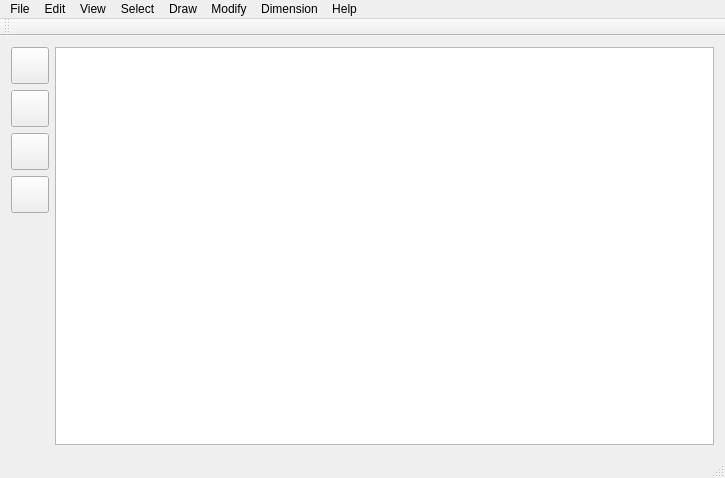
<?xml version="1.0" encoding="UTF-8"?>
<ui version="4.0">
 <class>MainWindow</class>
 <widget class="QMainWindow" name="MainWindow">
  <property name="geometry">
   <rect>
    <x>0</x>
    <y>0</y>
    <width>725</width>
    <height>478</height>
   </rect>
  </property>
  <property name="mouseTracking">
   <bool>true</bool>
  </property>
  <property name="windowTitle">
   <string>MainWindow</string>
  </property>
  <widget class="QWidget" name="centralWidget">
   <layout class="QGridLayout" name="gridLayout">
    <item row="0" column="0">
     <layout class="QVBoxLayout" name="verticalLayout">
      <item>
       <widget class="QToolButton" name="pointButton">
        <property name="toolTip">
         <string>Point</string>
        </property>
        <property name="toolTipDuration">
         <number>200000</number>
        </property>
        <property name="text">
         <string/>
        </property>
        <property name="icon">
         <iconset resource="images.qrc">
          <normaloff>:/res/points.png</normaloff>:/res/points.png</iconset>
        </property>
        <property name="iconSize">
         <size>
          <width>30</width>
          <height>30</height>
         </size>
        </property>
        <property name="checkable">
         <bool>false</bool>
        </property>
        <property name="autoRepeat">
         <bool>false</bool>
        </property>
       </widget>
      </item>
      <item>
       <widget class="QToolButton" name="lineButton">
        <property name="toolTip">
         <string>Line</string>
        </property>
        <property name="toolTipDuration">
         <number>200000</number>
        </property>
        <property name="text">
         <string/>
        </property>
        <property name="icon">
         <iconset resource="images.qrc">
          <normaloff>:/res/line.png</normaloff>:/res/line.png</iconset>
        </property>
        <property name="iconSize">
         <size>
          <width>30</width>
          <height>30</height>
         </size>
        </property>
       </widget>
      </item>
      <item>
       <widget class="QToolButton" name="circleButton">
        <property name="toolTip">
         <string>Circle</string>
        </property>
        <property name="toolTipDuration">
         <number>200000</number>
        </property>
        <property name="text">
         <string/>
        </property>
        <property name="icon">
         <iconset resource="images.qrc">
          <normaloff>:/res/circles.png</normaloff>:/res/circles.png</iconset>
        </property>
        <property name="iconSize">
         <size>
          <width>30</width>
          <height>30</height>
         </size>
        </property>
       </widget>
      </item>
      <item>
       <widget class="QToolButton" name="ellipseButton">
        <property name="toolTip">
         <string>Ellipse</string>
        </property>
        <property name="toolTipDuration">
         <number>200000</number>
        </property>
        <property name="text">
         <string/>
        </property>
        <property name="icon">
         <iconset resource="images.qrc">
          <normaloff>:/res/ellipse.png</normaloff>:/res/ellipse.png</iconset>
        </property>
        <property name="iconSize">
         <size>
          <width>30</width>
          <height>30</height>
         </size>
        </property>
       </widget>
      </item>
      <item>
       <spacer name="verticalSpacer">
        <property name="orientation">
         <enum>Qt::Vertical</enum>
        </property>
        <property name="sizeHint" stdset="0">
         <size>
          <width>20</width>
          <height>40</height>
         </size>
        </property>
       </spacer>
      </item>
     </layout>
    </item>
    <item row="0" column="1">
     <widget class="QGraphicsView" name="graphicsView"/>
    </item>
   </layout>
  </widget>
  <widget class="QMenuBar" name="menuBar">
   <property name="geometry">
    <rect>
     <x>0</x>
     <y>0</y>
     <width>725</width>
     <height>20</height>
    </rect>
   </property>
   <widget class="QMenu" name="menuFile">
    <property name="title">
     <string>File</string>
    </property>
    <addaction name="actionNew"/>
    <addaction name="actionOpen"/>
    <addaction name="actionSave"/>
    <addaction name="actionSave_As"/>
    <addaction name="actionImport"/>
    <addaction name="actionExport"/>
    <addaction name="actionClose"/>
    <addaction name="separator"/>
    <addaction name="actionPrint"/>
    <addaction name="actionPrintPreview"/>
    <addaction name="separator"/>
    <addaction name="actionQuit"/>
   </widget>
   <widget class="QMenu" name="menuEdit">
    <property name="title">
     <string>Edit</string>
    </property>
    <addaction name="actionUndo"/>
    <addaction name="actionReso"/>
    <addaction name="separator"/>
    <addaction name="actionCut"/>
    <addaction name="actionCopy"/>
    <addaction name="actionPaste"/>
    <addaction name="separator"/>
    <addaction name="actionEdit_Preferences"/>
   </widget>
   <widget class="QMenu" name="menuView">
    <property name="enabled">
     <bool>true</bool>
    </property>
    <property name="title">
     <string>View</string>
    </property>
    <widget class="QMenu" name="menuToolbars">
     <property name="title">
      <string>Toolbars</string>
     </property>
     <addaction name="actionLayers"/>
     <addaction name="actionBlocks"/>
    </widget>
    <addaction name="actionGrid"/>
    <addaction name="actionZoom_In"/>
    <addaction name="actionZoom_Out"/>
    <addaction name="actionPrevious_View"/>
    <addaction name="actionWindows_Zoon"/>
    <addaction name="actionZoom_Panning"/>
    <addaction name="separator"/>
    <addaction name="actionStatus_Bar"/>
    <addaction name="menuToolbars"/>
   </widget>
   <widget class="QMenu" name="menuSelect">
    <property name="title">
     <string>Select</string>
    </property>
    <addaction name="actionSelect_All"/>
    <addaction name="actionDeselect_All"/>
    <addaction name="actionSelect_Entity"/>
    <addaction name="action_De_elect_Contour"/>
    <addaction name="actionSelect_Window"/>
    <addaction name="actionDeselect_Window"/>
    <addaction name="actionInverted_Selection"/>
    <addaction name="actionSelect_Intersected_Entities"/>
    <addaction name="actionDeselect_Intersected_Entities"/>
    <addaction name="action_De_Select_Layer"/>
   </widget>
   <widget class="QMenu" name="menuDraw">
    <property name="title">
     <string>Draw</string>
    </property>
    <addaction name="actionPoints"/>
    <addaction name="actionLine"/>
    <addaction name="actionArc"/>
    <addaction name="actionCircle"/>
    <addaction name="actionEllipse"/>
    <addaction name="actionSpline"/>
    <addaction name="actionPolyline"/>
    <addaction name="actionMText"/>
    <addaction name="actionText"/>
    <addaction name="actionHatch"/>
    <addaction name="actionInsert_Image"/>
   </widget>
   <widget class="QMenu" name="menuModify">
    <property name="title">
     <string>Modify</string>
    </property>
    <addaction name="actionMove_Copy"/>
    <addaction name="actionRotate"/>
    <addaction name="actionScale"/>
    <addaction name="actionMirror"/>
    <addaction name="actionMove_and_Rotate"/>
    <addaction name="actionRotate_Two"/>
    <addaction name="actionRevert_Direction"/>
    <addaction name="actionTrim"/>
    <addaction name="actionTrim_Two"/>
    <addaction name="actionLengthen"/>
    <addaction name="actionBevel"/>
    <addaction name="actionRound"/>
    <addaction name="actionDivid"/>
    <addaction name="actionStretch"/>
    <addaction name="actionProperties"/>
    <addaction name="actionAttributes"/>
    <addaction name="actionDelete"/>
    <addaction name="actionDelete_Selected"/>
    <addaction name="actionExplode"/>
    <addaction name="actionAlign"/>
   </widget>
   <widget class="QMenu" name="menuDimension">
    <property name="title">
     <string>Dimension</string>
    </property>
    <addaction name="actionAligned"/>
    <addaction name="actionLinear"/>
    <addaction name="actionHorizontal"/>
    <addaction name="actionVertical"/>
    <addaction name="actionRadial"/>
    <addaction name="actionDiametric"/>
    <addaction name="actionAngular"/>
    <addaction name="actionLeader"/>
   </widget>
   <widget class="QMenu" name="menuHelp">
    <property name="title">
     <string>Help</string>
    </property>
    <addaction name="actionManual"/>
    <addaction name="actionAbout"/>
   </widget>
   <addaction name="menuFile"/>
   <addaction name="menuEdit"/>
   <addaction name="menuView"/>
   <addaction name="menuSelect"/>
   <addaction name="menuDraw"/>
   <addaction name="menuModify"/>
   <addaction name="menuDimension"/>
   <addaction name="menuHelp"/>
  </widget>
  <widget class="QToolBar" name="mainToolBar">
   <attribute name="toolBarArea">
    <enum>TopToolBarArea</enum>
   </attribute>
   <attribute name="toolBarBreak">
    <bool>false</bool>
   </attribute>
  </widget>
  <widget class="QStatusBar" name="statusBar"/>
  <action name="actionNew">
   <property name="enabled">
    <bool>true</bool>
   </property>
   <property name="text">
    <string>New</string>
   </property>
  </action>
  <action name="actionOpen">
   <property name="enabled">
    <bool>true</bool>
   </property>
   <property name="text">
    <string>Open</string>
   </property>
  </action>
  <action name="actionSave">
   <property name="enabled">
    <bool>true</bool>
   </property>
   <property name="text">
    <string>Save</string>
   </property>
  </action>
  <action name="actionSave_As">
   <property name="enabled">
    <bool>false</bool>
   </property>
   <property name="text">
    <string>Save As</string>
   </property>
  </action>
  <action name="actionImport">
   <property name="enabled">
    <bool>false</bool>
   </property>
   <property name="text">
    <string>Export</string>
   </property>
  </action>
  <action name="actionExport">
   <property name="enabled">
    <bool>false</bool>
   </property>
   <property name="text">
    <string>Import</string>
   </property>
  </action>
  <action name="actionClose">
   <property name="enabled">
    <bool>false</bool>
   </property>
   <property name="text">
    <string>Close</string>
   </property>
  </action>
  <action name="actionPrint">
   <property name="enabled">
    <bool>true</bool>
   </property>
   <property name="text">
    <string>Print </string>
   </property>
  </action>
  <action name="actionPrintPreview">
   <property name="enabled">
    <bool>true</bool>
   </property>
   <property name="text">
    <string>Print Preview</string>
   </property>
  </action>
  <action name="actionUndo">
   <property name="enabled">
    <bool>false</bool>
   </property>
   <property name="text">
    <string>Undo</string>
   </property>
  </action>
  <action name="actionReso">
   <property name="enabled">
    <bool>false</bool>
   </property>
   <property name="text">
    <string>Redo</string>
   </property>
  </action>
  <action name="actionCut">
   <property name="enabled">
    <bool>false</bool>
   </property>
   <property name="text">
    <string>Cut </string>
   </property>
  </action>
  <action name="actionCopy">
   <property name="enabled">
    <bool>false</bool>
   </property>
   <property name="text">
    <string>Copy</string>
   </property>
  </action>
  <action name="actionPaste">
   <property name="enabled">
    <bool>false</bool>
   </property>
   <property name="text">
    <string>Paste</string>
   </property>
  </action>
  <action name="actionEdit_Preferences">
   <property name="enabled">
    <bool>false</bool>
   </property>
   <property name="text">
    <string>Edit Preferences</string>
   </property>
  </action>
  <action name="actionGrid">
   <property name="enabled">
    <bool>false</bool>
   </property>
   <property name="text">
    <string>Grid</string>
   </property>
  </action>
  <action name="actionZoom_In">
   <property name="enabled">
    <bool>true</bool>
   </property>
   <property name="text">
    <string>Zoom In</string>
   </property>
  </action>
  <action name="actionZoom_Out">
   <property name="enabled">
    <bool>true</bool>
   </property>
   <property name="text">
    <string>Zoom Out</string>
   </property>
  </action>
  <action name="actionPrevious_View">
   <property name="enabled">
    <bool>false</bool>
   </property>
   <property name="text">
    <string>Previous View</string>
   </property>
  </action>
  <action name="actionWindows_Zoon">
   <property name="enabled">
    <bool>false</bool>
   </property>
   <property name="text">
    <string>Windows Zoom</string>
   </property>
  </action>
  <action name="actionZoom_Panning">
   <property name="enabled">
    <bool>false</bool>
   </property>
   <property name="text">
    <string>Zoom Panning</string>
   </property>
  </action>
  <action name="actionStatus_Bar">
   <property name="enabled">
    <bool>false</bool>
   </property>
   <property name="text">
    <string>Status Bar</string>
   </property>
  </action>
  <action name="actionLayers">
   <property name="enabled">
    <bool>false</bool>
   </property>
   <property name="text">
    <string>Layers</string>
   </property>
  </action>
  <action name="actionBlocks">
   <property name="enabled">
    <bool>false</bool>
   </property>
   <property name="text">
    <string>Blocks</string>
   </property>
  </action>
  <action name="actionSelect_All">
   <property name="enabled">
    <bool>false</bool>
   </property>
   <property name="text">
    <string>Select All</string>
   </property>
  </action>
  <action name="actionDeselect_All">
   <property name="enabled">
    <bool>false</bool>
   </property>
   <property name="text">
    <string>Deselect All</string>
   </property>
  </action>
  <action name="actionSelect_Entity">
   <property name="enabled">
    <bool>false</bool>
   </property>
   <property name="text">
    <string>Select Entity</string>
   </property>
  </action>
  <action name="action_De_elect_Contour">
   <property name="enabled">
    <bool>false</bool>
   </property>
   <property name="text">
    <string>(De)-elect Contour</string>
   </property>
  </action>
  <action name="actionSelect_Window">
   <property name="enabled">
    <bool>false</bool>
   </property>
   <property name="text">
    <string>Select Window</string>
   </property>
  </action>
  <action name="actionDeselect_Window">
   <property name="enabled">
    <bool>false</bool>
   </property>
   <property name="text">
    <string>Deselect Window</string>
   </property>
  </action>
  <action name="actionInverted_Selection">
   <property name="enabled">
    <bool>false</bool>
   </property>
   <property name="text">
    <string>Inverted Selection</string>
   </property>
  </action>
  <action name="actionSelect_Intersected_Entities">
   <property name="enabled">
    <bool>false</bool>
   </property>
   <property name="text">
    <string>Select Intersected Entities</string>
   </property>
  </action>
  <action name="actionDeselect_Intersected_Entities">
   <property name="enabled">
    <bool>false</bool>
   </property>
   <property name="text">
    <string>Deselect Intersected Entities</string>
   </property>
  </action>
  <action name="action_De_Select_Layer">
   <property name="enabled">
    <bool>false</bool>
   </property>
   <property name="text">
    <string>(De)-Select Layer</string>
   </property>
  </action>
  <action name="actionPoints">
   <property name="enabled">
    <bool>true</bool>
   </property>
   <property name="text">
    <string>Points</string>
   </property>
  </action>
  <action name="actionLine">
   <property name="enabled">
    <bool>true</bool>
   </property>
   <property name="text">
    <string>Line</string>
   </property>
  </action>
  <action name="actionArc">
   <property name="enabled">
    <bool>false</bool>
   </property>
   <property name="text">
    <string>Arc</string>
   </property>
  </action>
  <action name="actionCircle">
   <property name="enabled">
    <bool>true</bool>
   </property>
   <property name="text">
    <string>Circle</string>
   </property>
  </action>
  <action name="actionEllipse">
   <property name="enabled">
    <bool>true</bool>
   </property>
   <property name="text">
    <string>Ellipse</string>
   </property>
  </action>
  <action name="actionSpline">
   <property name="enabled">
    <bool>false</bool>
   </property>
   <property name="text">
    <string>Spline</string>
   </property>
  </action>
  <action name="actionPolyline">
   <property name="enabled">
    <bool>false</bool>
   </property>
   <property name="text">
    <string>Polyline</string>
   </property>
  </action>
  <action name="actionMText">
   <property name="enabled">
    <bool>false</bool>
   </property>
   <property name="text">
    <string>MText</string>
   </property>
  </action>
  <action name="actionText">
   <property name="enabled">
    <bool>false</bool>
   </property>
   <property name="text">
    <string>Text</string>
   </property>
  </action>
  <action name="actionHatch">
   <property name="enabled">
    <bool>false</bool>
   </property>
   <property name="text">
    <string>Hatch</string>
   </property>
  </action>
  <action name="actionInsert_Image">
   <property name="enabled">
    <bool>true</bool>
   </property>
   <property name="text">
    <string>Insert Image</string>
   </property>
  </action>
  <action name="actionMove_Copy">
   <property name="enabled">
    <bool>false</bool>
   </property>
   <property name="text">
    <string>Move/Copy</string>
   </property>
  </action>
  <action name="actionRotate">
   <property name="enabled">
    <bool>false</bool>
   </property>
   <property name="text">
    <string>Rotate</string>
   </property>
  </action>
  <action name="actionScale">
   <property name="enabled">
    <bool>false</bool>
   </property>
   <property name="text">
    <string>Scale</string>
   </property>
  </action>
  <action name="actionMirror">
   <property name="enabled">
    <bool>false</bool>
   </property>
   <property name="text">
    <string>Mirror</string>
   </property>
  </action>
  <action name="actionMove_and_Rotate">
   <property name="enabled">
    <bool>false</bool>
   </property>
   <property name="text">
    <string>Move and Rotate</string>
   </property>
  </action>
  <action name="actionRotate_Two">
   <property name="enabled">
    <bool>false</bool>
   </property>
   <property name="text">
    <string>Rotate Two</string>
   </property>
  </action>
  <action name="actionRevert_Direction">
   <property name="enabled">
    <bool>false</bool>
   </property>
   <property name="text">
    <string>Revert Direction</string>
   </property>
  </action>
  <action name="actionTrim">
   <property name="enabled">
    <bool>false</bool>
   </property>
   <property name="text">
    <string>Trim</string>
   </property>
  </action>
  <action name="actionTrim_Two">
   <property name="enabled">
    <bool>false</bool>
   </property>
   <property name="text">
    <string>Trim Two</string>
   </property>
  </action>
  <action name="actionLengthen">
   <property name="enabled">
    <bool>false</bool>
   </property>
   <property name="text">
    <string>Lengthen</string>
   </property>
  </action>
  <action name="actionBevel">
   <property name="enabled">
    <bool>false</bool>
   </property>
   <property name="text">
    <string>Bevel</string>
   </property>
  </action>
  <action name="actionRound">
   <property name="enabled">
    <bool>false</bool>
   </property>
   <property name="text">
    <string>Round</string>
   </property>
  </action>
  <action name="actionDivid">
   <property name="enabled">
    <bool>false</bool>
   </property>
   <property name="text">
    <string>Divide</string>
   </property>
  </action>
  <action name="actionStretch">
   <property name="enabled">
    <bool>false</bool>
   </property>
   <property name="text">
    <string>Stretch</string>
   </property>
  </action>
  <action name="actionProperties">
   <property name="enabled">
    <bool>false</bool>
   </property>
   <property name="text">
    <string>Properties</string>
   </property>
  </action>
  <action name="actionAttributes">
   <property name="enabled">
    <bool>false</bool>
   </property>
   <property name="text">
    <string>Attributes</string>
   </property>
  </action>
  <action name="actionDelete">
   <property name="enabled">
    <bool>false</bool>
   </property>
   <property name="text">
    <string>Delete</string>
   </property>
  </action>
  <action name="actionDelete_Selected">
   <property name="enabled">
    <bool>false</bool>
   </property>
   <property name="text">
    <string>Delete Selected</string>
   </property>
  </action>
  <action name="actionExplode">
   <property name="enabled">
    <bool>false</bool>
   </property>
   <property name="text">
    <string>Explode</string>
   </property>
  </action>
  <action name="actionAlign">
   <property name="enabled">
    <bool>false</bool>
   </property>
   <property name="text">
    <string>Align</string>
   </property>
  </action>
  <action name="actionAligned">
   <property name="enabled">
    <bool>false</bool>
   </property>
   <property name="text">
    <string>Aligned</string>
   </property>
  </action>
  <action name="actionLinear">
   <property name="enabled">
    <bool>false</bool>
   </property>
   <property name="text">
    <string>Linear</string>
   </property>
  </action>
  <action name="actionHorizontal">
   <property name="enabled">
    <bool>false</bool>
   </property>
   <property name="text">
    <string>Horizontal</string>
   </property>
  </action>
  <action name="actionVertical">
   <property name="enabled">
    <bool>false</bool>
   </property>
   <property name="text">
    <string>Vertical</string>
   </property>
  </action>
  <action name="actionRadial">
   <property name="enabled">
    <bool>false</bool>
   </property>
   <property name="text">
    <string>Radial</string>
   </property>
  </action>
  <action name="actionDiametric">
   <property name="enabled">
    <bool>false</bool>
   </property>
   <property name="text">
    <string>Diametric</string>
   </property>
  </action>
  <action name="actionAngular">
   <property name="enabled">
    <bool>false</bool>
   </property>
   <property name="text">
    <string>Angular</string>
   </property>
  </action>
  <action name="actionLeader">
   <property name="enabled">
    <bool>false</bool>
   </property>
   <property name="text">
    <string>Leader</string>
   </property>
  </action>
  <action name="actionManual">
   <property name="enabled">
    <bool>false</bool>
   </property>
   <property name="text">
    <string>Manual</string>
   </property>
  </action>
  <action name="actionAbout">
   <property name="enabled">
    <bool>false</bool>
   </property>
   <property name="text">
    <string>About</string>
   </property>
  </action>
  <action name="actionQuit">
   <property name="enabled">
    <bool>true</bool>
   </property>
   <property name="text">
    <string>Quit</string>
   </property>
  </action>
 </widget>
 <layoutdefault spacing="6" margin="11"/>
 <resources>
  <include location="images.qrc"/>
 </resources>
 <connections/>
</ui>
